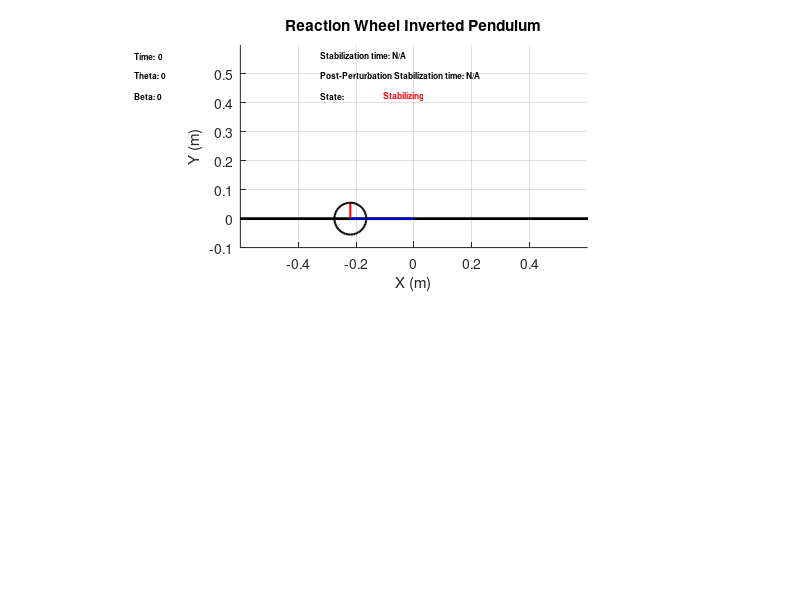

The MATLAB script that drew this image: (Note: this script raises an error after producing the figure.)
%% main

%% Parameters
clc;
clear all;

Mw = 0.55;
Mp = 0.14;
Jw = 4.36*10^(-3);
Jp = 0.69*10^(-3);
L = 0.22;
Lp = 0.11;
g = 9.81;
r = 0.11/2;

% Aux Variables
a = (Mp*Lp + Mw*L)*g;
b = Mp*Lp^2 + Mw*L^2 + Jp;

%% Initial conditions
theta_0 = pi/2;
d_theta_0 = 0;
v_theta_0 = [theta_0, d_theta_0];

beta_0 = 0;
d_beta_0 = 0;
v_beta_0 = [beta_0, d_beta_0];

torque_in = 0;

theta_Q = pi/6;
beta_Q = 0;
torque_Q = -a*sin(theta_Q)/b

%% Initialize Graphic
f1 = figure;
subplot(2,1,1);  % Create subplot for drawing
hold on;
grid on;

axis equal
xlabel('X (m)');
ylabel('Y (m)');
title('Reaction Wheel Inverted Pendulum')

% Initial positions
xw = -L*sin(theta_0); %wheel x center
yw = L*cos(theta_0); %wheel y center

xw_end = xw - r*sin(beta_0); %wheel x end
yw_end = yw + r*cos(beta_0); %wheel y end

pos_wheel = [xw-r, yw-r, r*2, r*2]; %[x y w h]

base = plot([-1, 1],[0, 0],'k','LineWidth',2); % base line

radious = plot([xw, xw_end],[yw, yw_end],'r','LineWidth',1.5); % Pendulum rod
pendulum = plot([0, xw],[0, yw],'b','LineWidth',1.5); % Pendulum rod
wheel = rectangle('Position',pos_wheel,'Curvature',[1 1], 'LineWidth',1.5);

axis equal
axis(gca,'equal');
xlim([-0.6 0.6]);
ylim([-0.1 0.6]);

text_handle = text(0.05, 0.95, 'Time: 0', 'Units', 'normalized', 'FontSize', 6, 'FontWeight', 'bold');
theta_text_handle = text(0.05, 0.85, 'Theta: 0', 'Units', 'normalized', 'FontSize', 6, 'FontWeight', 'bold');
beta_text_handle = text(0.05, 0.75, 'Beta: 0', 'Units', 'normalized', 'FontSize', 6, 'FontWeight', 'bold');
stabilization_text_handle = text(0.35, 0.95, 'Stabilization time: N/A', 'Units', 'normalized', 'FontSize', 6, 'FontWeight', 'bold');
post_perturbation_stabilization_text_handle = text(0.35, 0.85, 'Post-Perturbation Stabilization time: N/A', 'Units', 'normalized', 'FontSize', 6, 'FontWeight', 'bold');
state_frame_text_handle = text(0.35, 0.75, 'State:', 'Units', 'normalized', 'FontSize', 6, 'FontWeight', 'bold');
state_text_handle = text(0.45, 0.75, 'Stabilizing', 'Units', 'normalized', 'FontSize', 6, 'FontWeight', 'bold', 'Color', 'r');

% Initialize variables for plotting theta over time
theta_values = [];
time_values = [];
ref_values = [];

% subplot(2,1,2);  % Create subplot for theta vs time
% theta_plot = plot(time_values, theta_values, 'b');
% xlabel('Time (s)');
% ylabel('Theta (rad)');
% title('Theta vs Time');
% grid on;

time_skip = 0.001;
time = 0;

%% Controllers discretization
% Compensator Parameters
k = 5.5;
z1 = 0.1;
p1 = 0.5;
z2 = 0.03;
p2 = 0.0093;

% PID Parameters
kp = -230%-220%-190; %-120.74; % -7.1649  % -59.025  % -59.025;
ki = 0%1%0 %5.369; %750.369; % 123.0725 % -8.38155 % -2.159;
kd = 17%0%17; %23;

% Controller initial conditions
torque_prev = 0;
torque_prev_prev = 0;
error_prev = 0;
error_prev_prev = 0;

% Distrubance parameters
disturbance_duration = 3 * 1000;
disturbance_counter = 0;

% Stabilization text setting
stabilization_counter = 0;
stable_state = false;
post_perturbation_stable_state = false;
stable_text = 'Stabilization time: N/A';
post_perturbation_stable_text = 'Post-Perturbation Stabilization time: N/A';
state_frame_text = 'State';
state_text = 'Stabilizing';
threshold = 0.1;  % Threshold for considering the pendulum stabilized
stable_time = 0;
post_perturbation_stable_time = 0;
stabilization_period = 1;  % Time in seconds to consider the system stabilized
stabilization_count = round(stabilization_period / time_skip);

perturbation_applied = false;

%% Main Loop

while true
    % Time
    disturbance_counter = disturbance_counter + 1;
    time = time + time_skip;
    text = ['Time:', num2str(time)];

    % Update Variables
    [~, f_theta] = ode45(@(t,y) theta_model(t, y, a, b, torque_in, theta_Q, torque_Q), [0,time_skip], v_theta_0);
    [~, f_beta] = ode45(@(t,y) beta_model(t, y, Jw, torque_in),[0 time_skip], v_beta_0);
    
    v_theta = f_theta(end, :);
    v_beta = f_beta(end, :);
    theta = wrapToPi(v_theta(1));
    beta = wrapToPi(v_beta(1));
    
    % Draw variables
    theta_text = ['Theta:', num2str(theta*180/pi)];
    beta_text = ['Beta:', num2str(beta*180/pi)];

    % Update Controller Variables
    error = 0 - theta;  % Update actual error
    
    % PID Control Signal
    torque_in = kp*(error - error_prev) + ...
        ki*error*time_skip + ...
        kd*((error - 2*error_prev + error_prev_prev)/time_skip);
    
    % Get time of stabilization
    if ~stable_state
        if abs(theta*180/pi) - abs(theta_Q*180/pi) < threshold
            stabilization_counter = stabilization_counter + 1;
            if stabilization_counter >= stabilization_count
                stable_state = true;
                stable_time = time;
                stable_text = ['Stabilization time:', num2str(stable_time)];
                state_text = 'Stable';
                set(state_text_handle, 'String', state_text, 'Color', 'g');
            end
        else
            stabilization_counter = 0;
        end
    end

    % Add input perturbation
    if disturbance_duration <= disturbance_counter && disturbance_counter < disturbance_duration + 500
        torque_in = torque_in + input_disturbance(time);
        perturbation_applied = true;
        post_perturbation_stable_state = false;
        stabilization_counter = 0;
        state_text = 'Applying Perturbation';
        set(state_text_handle, 'String', state_text, 'Color', 'b');
    % elseif disturbance_counter >= 3500
    %     disturbance_counter = 0;
    %     state_text = 'Stabilizing';
    %     set(state_text_handle, 'String', state_text, 'Color', 'r');
    end
    
    % Check post-perturbation stabilization
    if perturbation_applied && ~post_perturbation_stable_state
        if abs(theta*180/pi) - abs(theta_Q*180/pi) < threshold
            stabilization_counter = stabilization_counter + 1;
            if stabilization_counter >= stabilization_count
                post_perturbation_stable_state = true;
                post_perturbation_stable_time = time - disturbance_duration * time_skip - 0.5;
                post_perturbation_stable_text = ['Post-Perturbation Stabilization time:', num2str(post_perturbation_stable_time)];
                state_text = 'Stable';
                set(state_text_handle, 'String', state_text, 'Color', 'g');
            end
        else
            stabilization_counter = 0;
        end
    end

    % limit max torque
    if torque_in < -1000
        torque_in = -1000;
    elseif torque_in > 1000
        torque_in = 1000;
    end

    % Update Positions
    xw = -L*sin(theta); %wheel x center
    yw = L*cos(theta); %wheel y center
    
    xw_end = xw -  r*sin(beta); %wheel x end
    yw_end = yw + r*cos(beta); %wheel y end

    pos_wheel = [xw-r, yw-r, r*2, r*2]; %[x y w h]

    % Update initial conditions for next iteration
    v_theta_0 = v_theta;
    v_beta_0 = v_beta;

    % Draw graphics
    set(stabilization_text_handle, 'String', stable_text);
    set(post_perturbation_stabilization_text_handle, 'String', post_perturbation_stable_text);
    set(theta_text_handle, 'String', theta_text, 'Color', 'b');
    set(beta_text_handle, 'String', beta_text, 'Color', 'r');
    set(text_handle, 'String', text);
    set(pendulum,'XData',[0, xw],'YData',[0, yw]);
    set(radious,'XData',[xw, xw_end], 'YData', [yw, yw_end]);
    set(wheel, 'Position',pos_wheel,'Curvature',[1 1]);
    drawnow;

    % Update theta values for the plot
    %theta_values = [theta_values, theta*180/pi];
    %time_values = [time_values, time];
    %ref_values = [ref_values, 0];
    %plot(time_values, theta_values, 'b', time_values, ref_values, 'r--');
    %drawnow;

    % update previous errors and torque
    error_prev_prev = error_prev;
    error_prev = error;  % Update previous error
    torque_prev_prev = torque_prev;
    torque_prev = torque_in;  % Update previous torque

    pause(time_skip);
end

function v_theta = theta_model(~, y, a, b, torque_in, theta_Q, torque_Q)
    v_theta = zeros(2,1);  %initialize a 2x1 null-vector ([0,0])
    v_theta(1) = y(2);  %theta
    v_theta(2) = (-a*(sin(y(1) - theta_Q)) - (torque_in - 0))/b;  %ddtheta
end

function v_beta = beta_model(~, y, Jw, torque_in)
    v_beta = zeros(2,1);  %initialize a 2x1 null-vector ([0,0])
    v_beta(1) = y(2);  %theta
    v_beta(2) = torque_in/Jw;  %ddtheta
end

function disturbance = input_disturbance(time)
    % Example perturbation: sinusoidal disturbance
    amplitude = 1;
    frequency = 0.5; % 1 Hz
    %disturbance = amplitude * sin(2 * pi * frequency * time);
    disturbance = amplitude;
end
